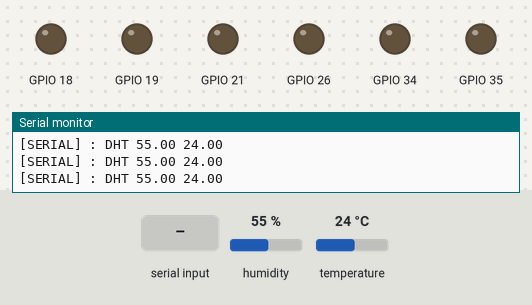
The sketch below on a simulated ESP32. Shown: output pins drawn as LEDs (lit = HIGH), the last lines printed to the serial monitor. The inputs (shaded band) are chosen by the test bench; at power-on: humidity 55 %, temperature 24 °C. Random numbers use the default seed unless the sketch sets one; nothing arrives over Bluetooth unless stated.

Above: at 2.8 s.
2.9 s: "LO\n" received over the second serial link
At 3.5 s:
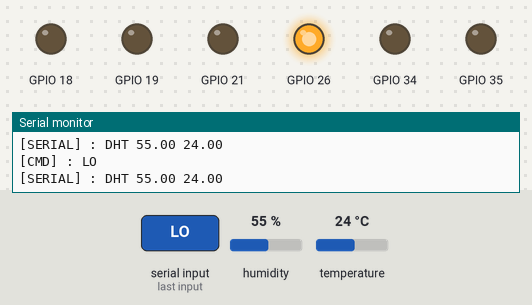
4.5 s: "LRO\n" received over the second serial link
At 5.9 s:
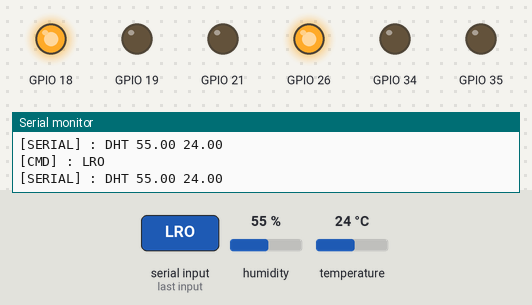
6.5 s: "LC\n" received over the second serial link
At 8.2 s:
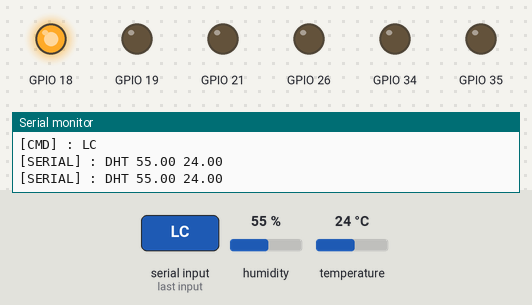
8.5 s: "LGO\n" received over the second serial link
At 9.5 s:
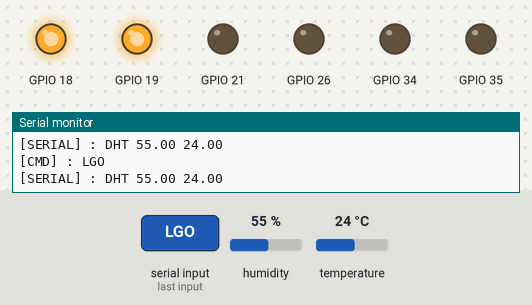
10.6 s: "LRF\n" received over the second serial link
At 11.9 s:
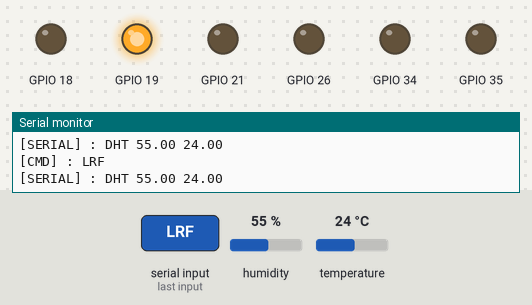
12.6 s: "LBO\n" received over the second serial link
At 14.3 s:
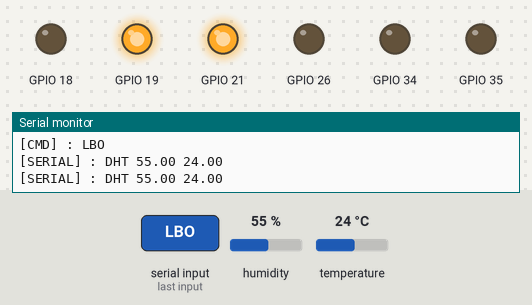
Timing chart, 0 to 15.6 s (numbered marks = the images above; inputs shaded):
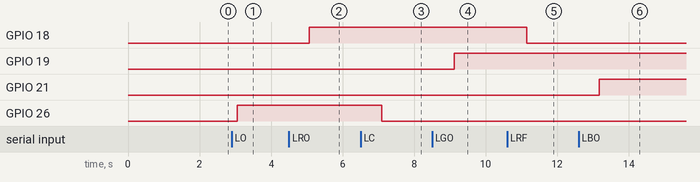

The sketch:

HfA.ino
```cpp
// Require Libray :
// Adafruit Unified Sensor
// DHT sensor library

#include "BluetoothSerial.h"
#include "DHT.h"

String DeviceName = "SmartHomevision";
String CMD = "";
String SerialByte = "";

#define DHTPIN 23
#define DHTTYPE DHT11

DHT dht(DHTPIN, DHTTYPE);
BluetoothSerial SerialBT;

void setup() {
  pinMode(26, OUTPUT);
  pinMode(18, OUTPUT);
  pinMode(19, OUTPUT);
  pinMode(21, OUTPUT);
  pinMode(34, OUTPUT);
  pinMode(35, OUTPUT);
  Serial.begin(115200);
  SerialBT.begin(DeviceName);
  Serial.println("[LOG] : Initialize complete");
}

void loop() {
  SerialByte = "";
  float Hum = dht.readHumidity();
  float Temp = dht.readTemperature();
  if (isnan(Hum) || isnan(Temp)) {
    SerialByte += "DHT 0 0";
  } else {
    SerialByte += "DHT " + String(Hum) + " " + String(Temp);
  }
  if (SerialBT.available() > 0) {
    CMD = SerialBT.readStringUntil('\n');
    Commands(CMD);
  }
  Serial.println("[SERIAL] : "+String(SerialByte));
  SerialBT.println(SerialByte);
  delay(1000);
}

void Commands(String CMD) {
  Serial.println("[CMD] : "+CMD);
  if(CMD == "LC") {
    digitalWrite(26, false);
  }
  if(CMD == "LO") {
    digitalWrite(26, true);
  }
  if(CMD == "LRO") {
    digitalWrite(18, true);
  }
  if(CMD == "LRF") {
    digitalWrite(18, false);
  }
  if(CMD == "LGO") {
    digitalWrite(19, true);
  }
  if(CMD == "LGF") {
    digitalWrite(19, false);
  }
  if(CMD == "LBO") {
    digitalWrite(21, true);
  }
  if(CMD == "LBF") {
    digitalWrite(21, false);
  }
  if(CMD == "IO34F") {
    digitalWrite(34, false);
  }
  if(CMD == "IO34T") {
    digitalWrite(34, true);
  }
  if(CMD == "IO35F") {
    digitalWrite(35, false);
  }
  if(CMD == "IO35T") {
    digitalWrite(35, true);
  }
}

int randint() {
  return random(0, 100);
}
```

Measured:
- after the input at 2.9 s, GPIO 26: LOW → HIGH after 0.15 s
- after the input at 4.5 s, GPIO 18: LOW → HIGH after 0.57 s
- after the input at 6.5 s, GPIO 26: HIGH → LOW after 0.60 s
- after the input at 8.5 s, GPIO 19: LOW → HIGH after 0.62 s
- after the input at 10.6 s, GPIO 18: HIGH → LOW after 0.54 s
- after the input at 12.6 s, GPIO 21: LOW → HIGH after 0.57 s
